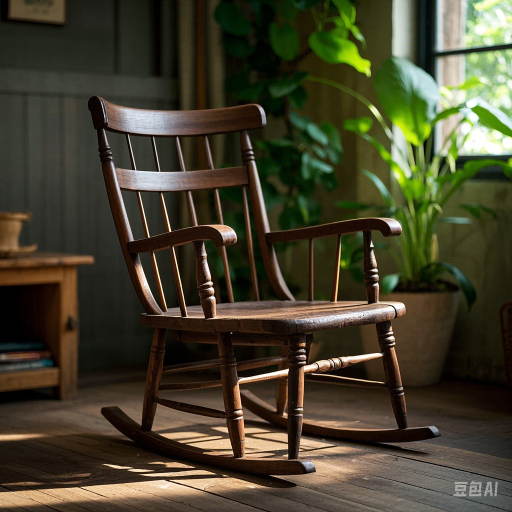
#> input picture miniprogram/pages/index/images/display/椅子.png, 1024 x 1024 px, found by its file name (shown at 1/2 size)
$ python compress_images.py
#> lines starting #> are read from the running program, lines starting #| are printed output that depends on the picture
from PIL import Image
import os
import sys

def compress_image(input_path, output_path, max_size=(600, 600), quality=80):
    """
    压缩图片函数
    :param input_path: 输入图片路径
    :param output_path: 输出图片路径
    :param max_size: 最大尺寸
    :param quality: 压缩质量（1-100）
    """
#> called with input_path = 'miniprogram/images/display/椅子.png', max_size = (600, 600), quality = 80
    try:
        # 打开图片
        with Image.open(input_path) as img:
            # 转换为RGB模式（去除透明通道）
#> img is the input picture: PIL image 1024x1024 RGB; mean R, G, B 68.7, 65, 44.4
            if img.mode in ('RGBA', 'P'):
                img = img.convert('RGB')

            # 计算新的尺寸
            width, height = img.size
#> width = 1024; height = 1024
            ratio = min(max_size[0]/width, max_size[1]/height)
#> ratio = 0.586

            if ratio < 1:
                new_size = (int(width * ratio), int(height * ratio))
#> new_size = (600, 600)
                img = img.resize(new_size, Image.Resampling.LANCZOS)
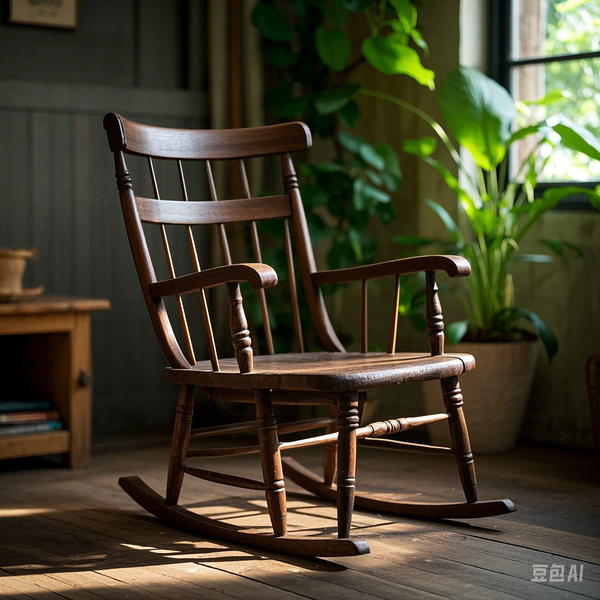
#> img: PIL image 600x600 RGB; mean R, G, B 68.7, 65, 44.4

            # 创建输出目录（如果不存在）
            os.makedirs(os.path.dirname(output_path), exist_ok=True)

            # 保存压缩后的图片
            img.save(output_path, 'JPEG', quality=quality, optimize=True)

            # 获取文件大小
            original_size = os.path.getsize(input_path) / 1024  # KB
            compressed_size = os.path.getsize(output_path) / 1024  # KB

            print(f"压缩完成: {os.path.basename(input_path)}")
            print(f"原始大小: {original_size:.2f}KB")
            print(f"压缩后大小: {compressed_size:.2f}KB")
            print(f"压缩率: {(1 - compressed_size/original_size) * 100:.2f}%")
            print("-" * 50)

    except Exception as e:
        print(f"处理图片 {input_path} 时出错: {str(e)}")

def main():
    # 设置输入和输出目录
    input_dir = "miniprogram/images/display"
    output_dir = "miniprogram/images/display/compressed"

    # 图片文件名映射
    image_mapping = {
        "椅子.png": "chair.jpg",
        "血压计.png": "blood_pressure.jpg",
        "旅游.png": "travel.jpg",
        "茶.png": "tea.jpg"
    }

    # 确保输出目录存在
    os.makedirs(output_dir, exist_ok=True)

    # 处理每个图片
    for old_name, new_name in image_mapping.items():
        input_path = os.path.join(input_dir, old_name)
        output_path = os.path.join(output_dir, new_name)

        if os.path.exists(input_path):
            print(f"正在处理: {old_name}")
            compress_image(input_path, output_path)
        else:
            print(f"找不到文件: {input_path}")
#> pass 2 of the loop in main, `for old_name, new_name in image_mapping.items():`:
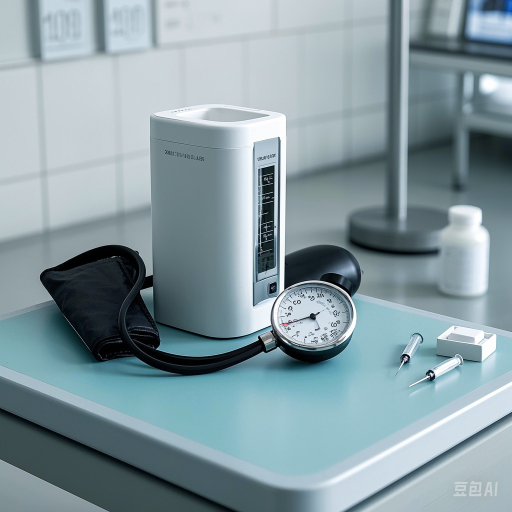
#> input picture miniprogram/pages/index/images/display/血压计.png, 1024 x 1024 px, found by its file name (shown at 1/2 size)
#> in compress_image, img is the input picture: PIL image 1024x1024 RGB; mean R, G, B 134.1, 154.5, 161.4
#> in compress_image (call 2), `img = img.resize(new_size, Image.Resampling.LANCZOS)`:
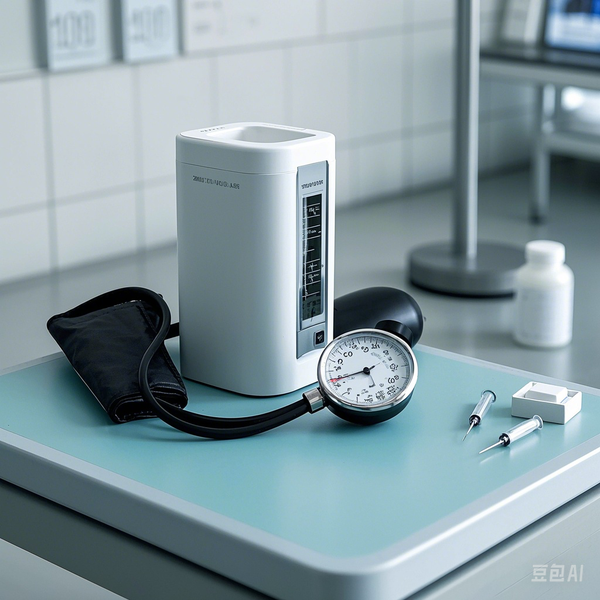
#> img: PIL image 600x600 RGB; mean R, G, B 134.2, 154.5, 161.4

if __name__ == "__main__":
    main()
